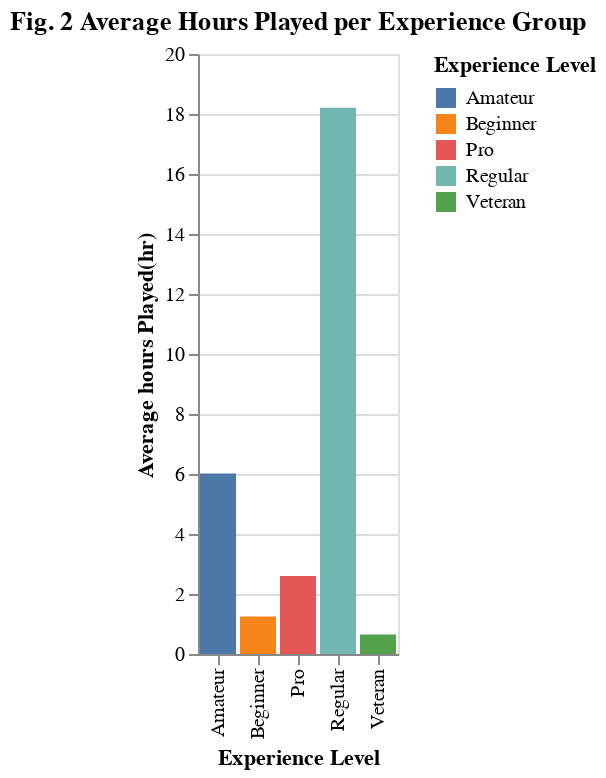

Here is the notebook cell this chart was saved with:
### Code cell
# Fig 2. Average Hours by Experience (bar) — mean played_hours across experience categories.
plot2= alt.Chart(players, title="Fig. 2 Average Hours Played per Experience Group").mark_bar().encode(
    x=alt.X("experience:N").title("Experience Level"),
    y=alt.Y("mean(played_hours):Q").title("Average hours Played(hr)"),
    color = alt.Color("experience:N").title("Experience Level")
)
plot2

### Figure 1 — Vega-Lite specification as saved in the notebook (floating-point values rounded to 4 significant figures; data arrays with more than 128 entries replaced by an {"elided": "..."} marker saying what was removed)
{"config": {"view": {"continuousWidth": 300, "continuousHeight": 300}}, "data": {"name": "data-ce4363b1cc149d2771de4f7f6f9a7330"}, "mark": {"type": "bar"}, "encoding": {"color": {"field": "experience", "title": "Experience Level", "type": "nominal"}, "x": {"field": "experience", "title": "Experience Level", "type": "nominal"}, "y": {"aggregate": "mean", "field": "played_hours", "title": "Average hours Played(hr)", "type": "quantitative"}}, "title": "Fig. 2 Average Hours Played per Experience Group", "$schema": "https://vega.github.io/schema/vega-lite/v5.20.1.json", "datasets": {"data-ce4363b1cc149d2771de4f7f6f9a7330": {"elided": "196 records"}}}
